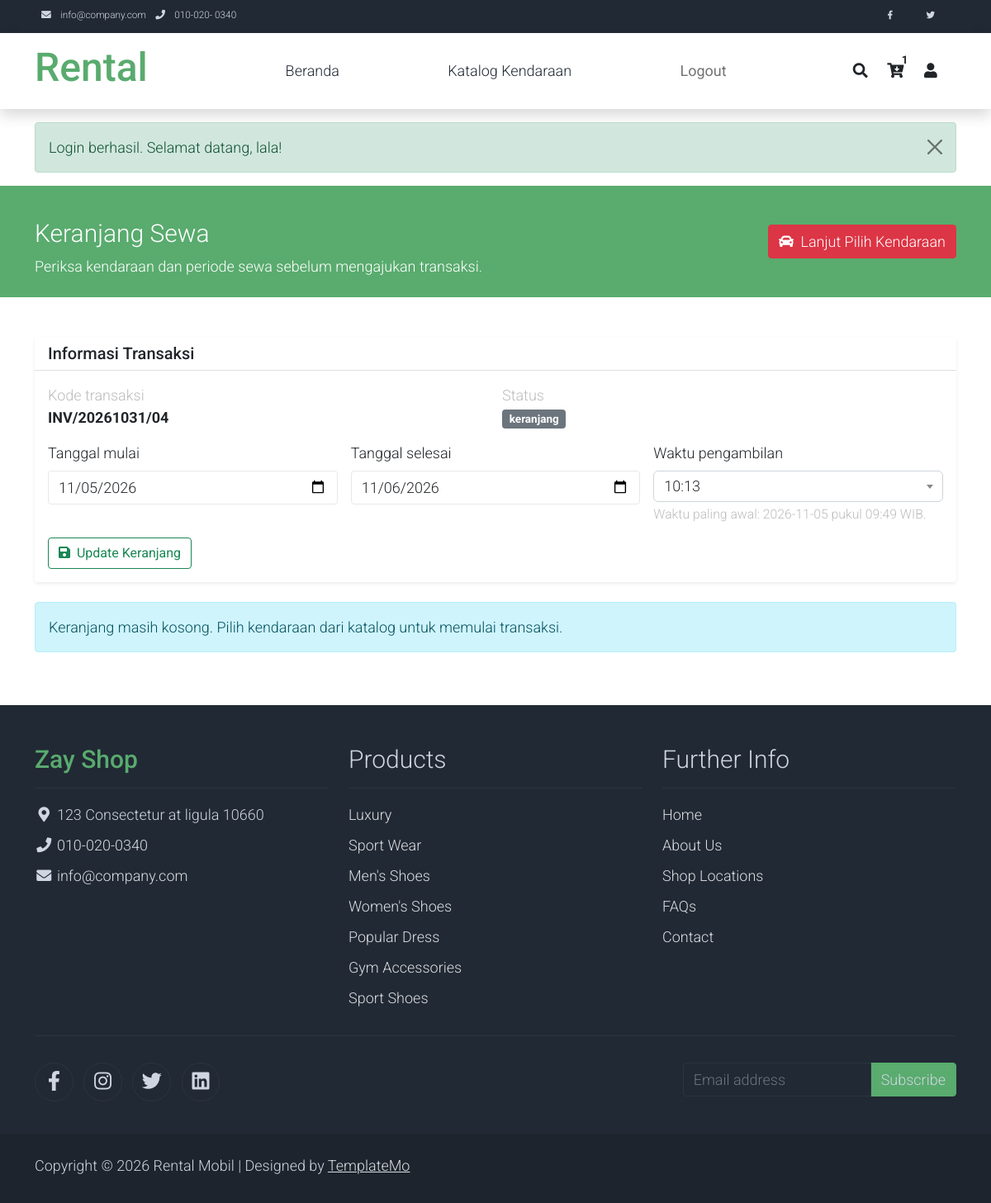
Page /transaksi/keranjang (signed in) on the committed database.
### tables this page shows
CREATE TABLE `t_sewa` (
  `kode_sewa` varchar(15) NOT NULL,
  `tgl_mulai` date NOT NULL,
  `tgl_selesai` date NOT NULL,
  `wkt_ambil` time NOT NULL,
  `status_sewa` enum('diajukan','disetujui','ditolak','aktif','selesai','batal','keranjang') DEFAULT 'keranjang',
  `user_plg` varchar(15) NOT NULL
);

### application/controllers/Transaksi_controller.php (called while the page is built, shortened)
<?php
require_once APPPATH . 'models/Transaksi_model.php';
class Transaksi_controller extends Controller
{
  private Transaksi_model $transaksiModel;
  public function __construct()
  {
    $this->transaksiModel = new Transaksi_model();
  }
  private function wajibLoginPenyewa(): string
  {
    $userPlg = trim(
      (string) ($_SESSION['penyewa_user_plg'] ?? '')
    );
    return $userPlg;
  }
  public function keranjang(string $kodeSewa = ''): void
  {
    $userPlg = $this->wajibLoginPenyewa();
    $kodeSewa = trim($kodeSewa !== '' ? $kodeSewa : (string) ($_GET['kode_sewa'] ?? ''));
    if ($kodeSewa === '') {
      try {
        $kodeSewa = $this->transaksiModel
          ->getKodeKeranjangAktif($userPlg);
      } catch (Throwable $e) {
        error_log(
          'Pencarian keranjang aktif gagal: ' . $e->getMessage()
        );
        http_response_code(500);
        exit('Keranjang belum dapat ditemukan. Silakan coba kembali.');
      }
    }
    try {
      $keranjang = $this->transaksiModel->getKeranjang($kodeSewa, $userPlg);
      $flash = $_SESSION['flash_transaksi'] ?? null;
      $this->view('transaksi/keranjang', [
        'keranjang' => $keranjang,
        'flash' => $flash,
        'jumlahKeranjang' => $this->transaksiModel->getJumlahMobilKeranjang($userPlg)
      ]);
    } catch (Throwable $e) {
      error_log('Tampilan keranjang gagal: ' . $e->getMessage());
      http_response_code(500);
      exit('Keranjang belum dapat ditampilkan. Silakan coba kembali.');
    }
  }
}

### index.php (called while the page is built, shortened)
<?php
require_once APPPATH . 'config/config.php';
require_once APPPATH . 'helpers/url_helper.php';
require APPPATH . 'config/routes.php';
$uri = $_GET['route'] ?? ($_SERVER['PATH_INFO'] ?? '');
$router = new router($route);
$router->dispatch($uri);

### application/config/config.php (called while the page is built)
<?php
$config = [];
$config['base_url'] = 'http://localhost/dpwl-2522500033/';
$config['index_page'] = '';

### application/helpers/url_helper.php (called while the page is built, shortened)
<?php
function site_url(string $uri = ''): string
{
  global $config;
  $base = rtrim($config['base_url'], '/');
  $indexPage = trim($config['index_page'], '/');
  $path = $indexPage === '' ? '' : '/' . $indexPage;
  $url = $base . $path;
  return $uri === '' ? $url : $url . '/' . ltrim($uri, '/');
}

### application/models/Transaksi_model.php (called while the page is built, shortened)
<?php
class Transaksi_model
{
  private mysqli $db;
  public function __construct()
  {
    global $db;
    $this->db = $db;
  }
  public function getKeranjang(
    string $kodeSewa,
    string $userPlg
  ): ?array {
    $stmt = $this->db->prepare(
      "SELECT
kode_sewa,
tgl_mulai,
tgl_selesai,
wkt_ambil,
status_sewa,
user_plg
FROM t_sewa
WHERE kode_sewa = ?
AND user_plg = ?
AND status_sewa = 'keranjang'
LIMIT 1"
    );
    $stmt->bind_param('ss', $kodeSewa, $userPlg);
    if (!$stmt->execute()) {
      $stmt->close();
      throw new RuntimeException(
        'Pengambilan header keranjang gagal dijalankan.'
      );
    }
    $header = $stmt->get_result()->fetch_assoc();
    $stmt = $this->db->prepare(
      "SELECT
p.kode_sewa,
p.no_plat,
p.hrg_sewa,
p.n_hari,
m.nm_mobil,
m.ft_depan,
m.status_unit
FROM t_pilih p
INNER JOIN t_mobil m ON m.no_plat = p.no_plat
WHERE p.kode_sewa = ?
ORDER BY m.nm_mobil ASC"
    );
    $stmt->bind_param('s', $kodeSewa);
    if (!$stmt->execute()) {
      $stmt->close();
      throw new RuntimeException(
        'Pengambilan detail keranjang gagal dijalankan.'
      );
    }
    $detail = $stmt->get_result()->fetch_all(MYSQLI_ASSOC);
    $header['detail'] = $detail;
    $header['total'] = 0;
    return $header;
  }
  public function getKodeKeranjangAktif(string $userPlg): ?string
  {
    $userPlg = trim($userPlg);
    $stmt = $this->db->prepare(
      "SELECT kode_sewa
FROM t_sewa
WHERE user_plg = ?
AND status_sewa = 'keranjang'
ORDER BY kode_sewa ASC
LIMIT 1"
    );
    $stmt->bind_param('s', $userPlg);
    if (!$stmt->execute()) {
      $stmt->close();
      throw new RuntimeException(
        'Pencarian kode keranjang aktif gagal dijalankan.'
      );
    }
    $hasil = $stmt->get_result()->fetch_assoc();
    return $hasil === null
      ? null
      : (string) $hasil['kode_sewa'];
  }
}

### application/views/transaksi/keranjang.php (the view, shortened to what this page needs)
<?php
require APPPATH . 'views/katalog/header.php';
require APPPATH . 'views/katalog/navbar.php';
$detail = is_array($keranjang['detail'] ?? null)
  ? $keranjang['detail']
  : [];
$zonaWaktu = new DateTimeZone('Asia/Jakarta');
$minimumMulai = (new DateTimeImmutable('now', $zonaWaktu))->modify('+2 hours');
$minTanggalMulai = $minimumMulai->format('Y-m-d');
$minTanggalSelesai = (new DateTimeImmutable((string) ($keranjang['tgl_mulai'] ?? $minTanggalMulai), $zonaWaktu))
  ->modify('+1 day')->format('Y-m-d');
?>
<link rel="stylesheet" href="https://cdn.jsdelivr.net/npm/select2@4.1.0-rc.0/dist/css/select2.min.css">
<section class="bg-success py-4">
  <div class="container">
    <div class="row align-items-center">
      <div class="col-md-8">
        <h1 class="h2 text-white mt-3">Keranjang Sewa</h1>
        <p class="text-white mb-0">Periksa kendaraan dan periode sewa sebelum mengajukan transaksi.</p>
      </div>
      <div class="col-md-4 text-md-end mt-3 mt-md-0">
        <a class="btn btn-danger" href="<?= $e(site_url('katalog')) ?>#katalog">
          <i class="fas fa-car me-1"></i> Lanjut Pilih Kendaraan
        </a>
      </div>
    </div>
  </div>
</section>
<section class="py-5">
  <div class="container">
    <div class="card border-0 shadow-sm mb-4">
      <div class="card-header bg-white">
        <h2 class="h5 mb-0">Informasi Transaksi</h2>
      </div>
      <form method="post" action="<?= $e(site_url('transaksi/perbarui-periode')) ?>" id="form-periode-sewa">
        <div class="card-body">
          <div class="row g-3">
            <div class="col-md-6">
              <div class="text-muted small">Kode transaksi</div>
              <div class="fw-bold"><?= $e($keranjang['kode_sewa'] ?? '') ?></div>
            </div>
            <div class="col-md-6">
              <div class="text-muted small">Status</div>
              <span class="badge bg-secondary"><?= $e($keranjang['status_sewa'] ?? 'keranjang') ?></span>
            </div>
            <div class="col-md-4">
              <label for="tgl_mulai" class="form-label">Tanggal mulai</label>
              <input type="date" class="form-control" id="tgl_mulai" name="tgl_mulai" min="<?= $e($minTanggalMulai) ?>"
                value="<?= $e($keranjang['tgl_mulai'] ?? $minTanggalMulai) ?>" required>
            </div>
            <div class="col-md-4">
              <label for="tgl_selesai" class="form-label">Tanggal selesai</label>
              <input type="date" class="form-control" id="tgl_selesai" name="tgl_selesai"
                min="<?= $e($minTanggalSelesai) ?>" value="<?= $e($keranjang['tgl_selesai'] ?? $minTanggalSelesai) ?>"
                required>
            </div>
            <div class="col-md-4">
              <label for="wkt_ambil" class="form-label">Waktu pengambilan</label>
              <small class="text-muted" id="batas-waktu-mulai">Waktu mulai minimal dua jam dari sekarang (WIB).</small>
            </div>
          </div>
          <div class="mt-3">
            <button type="submit" class="btn btn-outline-success">
              <i class="fas fa-save me-1" aria-hidden="true"></i> Update Keranjang
            </button>
          </div>
        </div>
      </form>
    </div>
    <?php if ($detail === []): ?>
      <div class="alert alert-info" role="status">
        Keranjang masih kosong. Pilih kendaraan dari katalog untuk memulai transaksi.
      </div>
    <?php endif; ?>
  </div>
</section>
<?php require APPPATH . 'views/katalog/footer.php'; ?>

### assets/zay/css/templatemo.css (style rules this page uses)
body, ul, li, p, a, label, input, div { font-family: 'Roboto', sans-serif; font-size: 18px !important; font-weight: 300 !important; }
.h2 { font-family: 'Roboto', sans-serif; font-size: 30px !important; font-weight: 300; }
.text-muted { color: #bcbcbc !important; }
.bg-success { background-color: #59ab6e !important; }
.form-control { border: 1px solid #e8e8e8; }

### rows in the picture
t_sewa: kode_sewa "INV/20261031/04", status_sewa "keranjang", tgl_mulai "11/05/2026", tgl_selesai "11/06/2026"

### other values in the picture
$jumlahKeranjang "1"
$e($flashPenyewaNav) "Login berhasil. Selamat datang, lala!"
